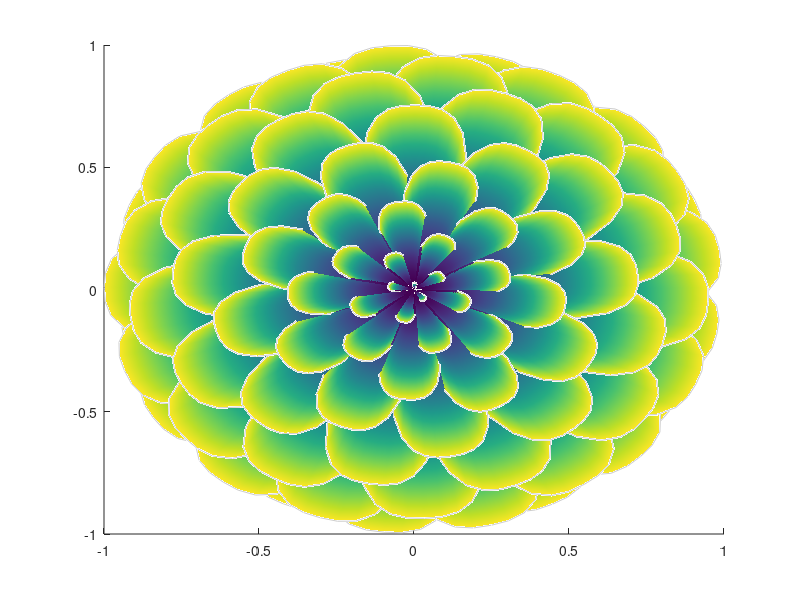

This figure's MATLAB source: (Note: this script raises an error after producing the figure.)
%% Pinecone
nscales = 140; % Number of scales
height = 2.5; % Height of inner part of pinecone
nn = 18; % Number of needles
vps = 17; % verts per scale : An odd number so 1 vert is in center
vpr = 20; % verts per radius

% Scale locations
FIB = (1+sqrt(5))*(1:nscales); % Fibonacci golden ratio as factor of pi
H = linspace(0,1,nscales).^2.8*height; % Height of the root of each scale
R = 1-linspace(-1,1,nscales).^2; % Radius of pinecone over height
U = 1-abs(linspace(-1,1,nscales).^3); % Thickness of scale U shape by height

% Geometry of the scales at the locations
ST = reshape((linspace(-.5,.5,vps)*.3+FIB')', 1,[]);
SR = reshape(((1-abs(linspace(-1,1,vps).^3)).*R')',1,[]);
SH = reshape((ones(1,vps).*H'+abs(linspace(-1,1,vps).^3.*U')*.2)',1,[]);
MR = linspace(0,1,vpr)'.*SR;

% Compute final geometry of the pinecone
X = cospi(ST).*MR;
Y = sinpi(ST).*MR;
Z = SH.*ones(vpr,1)+MR.*linspace(0,1,vps*nscales).^2.1*1.2;
C = linspace(0,1,vpr).^2'.*ones(1,vps*nscales);

% Plot pinecone
set(gcf,'Color','#fffafa');
plot3(X(end,:),Y(end,:),-Z(end,:),'-','Color','#cccccc');
surface(X,Y,-Z,C,'EdgeColor','none');
shading interp

% Brown colormap
br = validatecolor(["#000" "#783D03"], 'multiple');
colormap(interp1([1 256],br,1:256));

% Branch & Needles
line('XData',0:.5:2,'YData',zeros(1,5),'ZData',[ 0 .05 .2 .25 .2 ],...
     'Color',br(1,:), 'LineWidth',5);
NT = linspace(0,5,nn)';
NR = linspace(.1,.8,nn)';
NV = [ 0 0 0; -ones(nn,1)*2 cospi(NT).*NR sinpi(NT).*NR+.9 ];
NF = [ ones(nn,1) (1:nn)'+1 ];
patch('Vertices',NV,'Faces',NF,'EdgeColor','#0F9666','FaceColor','none',...
      'LineWidth',1.5);

% Setup Axes
set(gca,'Position',[0 0 1 1],'Clipping','off','DataAspectRatio',[1 1 1]);
axis([-1.3 1.3 -1.3 1.3 -height+.2 .5],'off')
material([.6 1 .3])
lighting g
light('Position',[13.2 7.2 16.5]);
